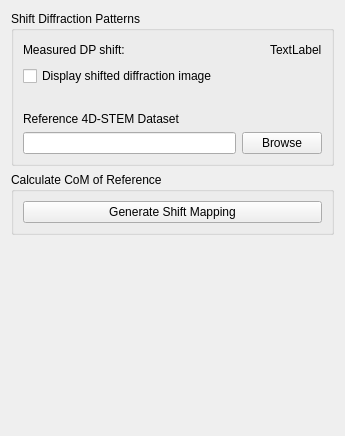
<?xml version="1.0" encoding="UTF-8"?>
<ui version="4.0">
 <class>Form</class>
 <widget class="QWidget" name="Form">
  <property name="geometry">
   <rect>
    <x>0</x>
    <y>0</y>
    <width>345</width>
    <height>436</height>
   </rect>
  </property>
  <property name="windowTitle">
   <string>Form</string>
  </property>
  <layout class="QVBoxLayout" name="verticalLayout_3">
   <item>
    <widget class="QGroupBox" name="groupBox">
     <property name="title">
      <string>Shift Diffraction Patterns</string>
     </property>
     <layout class="QVBoxLayout" name="verticalLayout">
      <item>
       <layout class="QHBoxLayout" name="horizontalLayout_2">
        <item>
         <widget class="QLabel" name="label">
          <property name="text">
           <string>Measured DP shift:</string>
          </property>
         </widget>
        </item>
        <item>
         <spacer name="horizontalSpacer">
          <property name="orientation">
           <enum>Qt::Horizontal</enum>
          </property>
          <property name="sizeHint" stdset="0">
           <size>
            <width>40</width>
            <height>20</height>
           </size>
          </property>
         </spacer>
        </item>
        <item>
         <widget class="QLabel" name="label_measured_dp_shift">
          <property name="text">
           <string>TextLabel</string>
          </property>
         </widget>
        </item>
       </layout>
      </item>
      <item>
       <widget class="QCheckBox" name="checkBox_show_shifted_dp">
        <property name="text">
         <string>Display shifted diffraction image</string>
        </property>
       </widget>
      </item>
      <item>
       <spacer name="verticalSpacer">
        <property name="orientation">
         <enum>Qt::Vertical</enum>
        </property>
        <property name="sizeType">
         <enum>QSizePolicy::Minimum</enum>
        </property>
        <property name="sizeHint" stdset="0">
         <size>
          <width>20</width>
          <height>20</height>
         </size>
        </property>
       </spacer>
      </item>
      <item>
       <widget class="QLabel" name="label_2">
        <property name="text">
         <string>Reference 4D-STEM Dataset</string>
        </property>
       </widget>
      </item>
      <item>
       <layout class="QHBoxLayout" name="horizontalLayout">
        <item>
         <widget class="QLineEdit" name="lineEdit_reference_4dstem"/>
        </item>
        <item>
         <widget class="QPushButton" name="pushButton_browse_reference_4dstem">
          <property name="text">
           <string>Browse</string>
          </property>
         </widget>
        </item>
       </layout>
      </item>
     </layout>
    </widget>
   </item>
   <item>
    <widget class="QGroupBox" name="groupBox_2">
     <property name="title">
      <string>Calculate CoM of Reference</string>
     </property>
     <layout class="QVBoxLayout" name="verticalLayout_2">
      <item>
       <widget class="QPushButton" name="pushButton_generate_shift_vec">
        <property name="text">
         <string>Generate Shift Mapping</string>
        </property>
       </widget>
      </item>
     </layout>
    </widget>
   </item>
   <item>
    <spacer name="verticalSpacer_4">
     <property name="orientation">
      <enum>Qt::Vertical</enum>
     </property>
     <property name="sizeHint" stdset="0">
      <size>
       <width>20</width>
       <height>362</height>
      </size>
     </property>
    </spacer>
   </item>
  </layout>
 </widget>
 <resources/>
 <connections/>
</ui>
